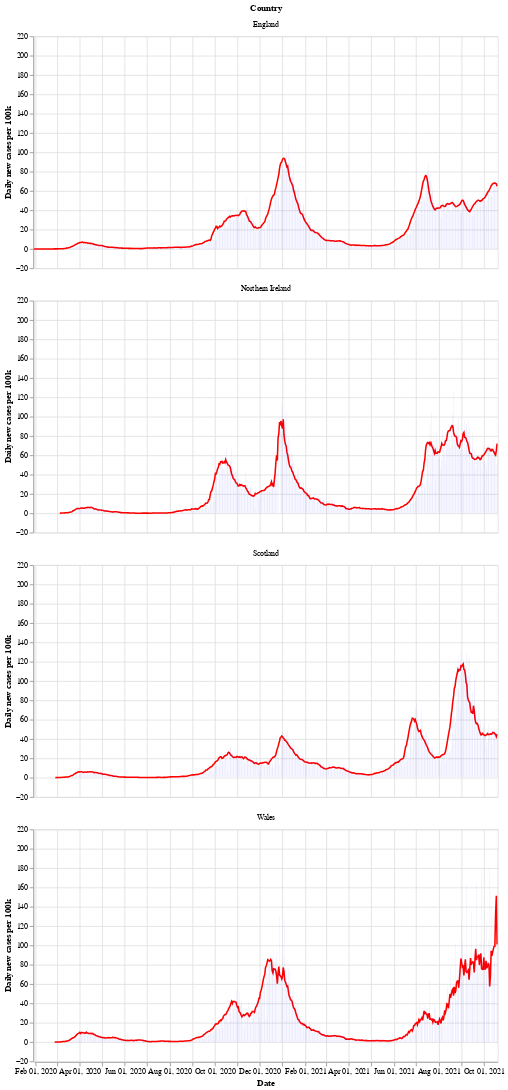

Notebook code cell kept with this figure:
### Markdown cell above
Next is a bar chart of the number of new cases in each country (per 100k population), with the 7 day moving average of cases. Again we see that Wales saw a longer period of raising and falling cases compared to the other countries.

After a period of cases falling, each nation is now seeing a rise in the number of cases - especially in Wales.

### Code cell
# collapse
bars = alt.Chart(uk_cases).mark_bar().encode(
    x=alt.X("yearmonthdate(date):T", axis=alt.Axis(title='Date')),
    y=alt.Y("newCasesRate:Q", axis=alt.Axis(title='Daily new cases per 100k')),
    tooltip='newCasesRate',
    color=alt.condition(
        alt.datum.dailyChange > 0,
        alt.value("orange"),  # The positive color
        alt.value("blue")  # The negative color
    )
).properties(title='New cases per 100k population with rolling 7 day average', width=600).interactive()
line = alt.Chart(uk_cases).mark_line(
    color='red',
    size=2,
).transform_window(
    rolling_mean='mean(newCasesRate)',
    frame=[0, 7],
    groupby=['areaName']
).encode(
    x='yearmonthdate(date):T',
    y='rolling_mean:Q'
)
alt.layer(line, bars, data=uk_cases).facet(alt.Row('areaName', title='Country'), columns=1)

### Figure 1 — Vega-Lite specification as saved in the notebook (floating-point values rounded to 4 significant figures; data arrays with more than 128 entries replaced by an {"elided": "..."} marker saying what was removed)
{"config": {"view": {"continuousWidth": 400, "continuousHeight": 300}}, "data": {"name": "data-3c45fd3af0c13903d622a9007e008a8a"}, "facet": {"type": "nominal", "field": "areaName", "title": "Country"}, "spec": {"layer": [{"mark": {"type": "line", "color": "red", "size": 2}, "encoding": {"x": {"type": "temporal", "field": "date", "timeUnit": "yearmonthdate"}, "y": {"type": "quantitative", "field": "rolling_mean"}}, "transform": [{"window": [{"op": "mean", "field": "newCasesRate", "as": "rolling_mean"}], "frame": [0, 7], "groupby": ["areaName"]}]}, {"mark": "bar", "encoding": {"color": {"condition": {"value": "orange", "test": "(datum.dailyChange > 0)"}, "value": "blue"}, "tooltip": {"type": "quantitative", "field": "newCasesRate"}, "x": {"type": "temporal", "axis": {"title": "Date"}, "field": "date", "timeUnit": "yearmonthdate"}, "y": {"type": "quantitative", "axis": {"title": "Daily new cases per 100k"}, "field": "newCasesRate"}}, "selection": {"selector002": {"type": "interval", "bind": "scales", "encodings": ["x", "y"]}}, "title": "New cases per 100k population with rolling 7 day average", "width": 600}]}, "columns": 1, "$schema": "https://vega.github.io/schema/vega-lite/v4.8.1.json", "datasets": {"data-3c45fd3af0c13903d622a9007e008a8a": {"elided": "2424 records"}}}
